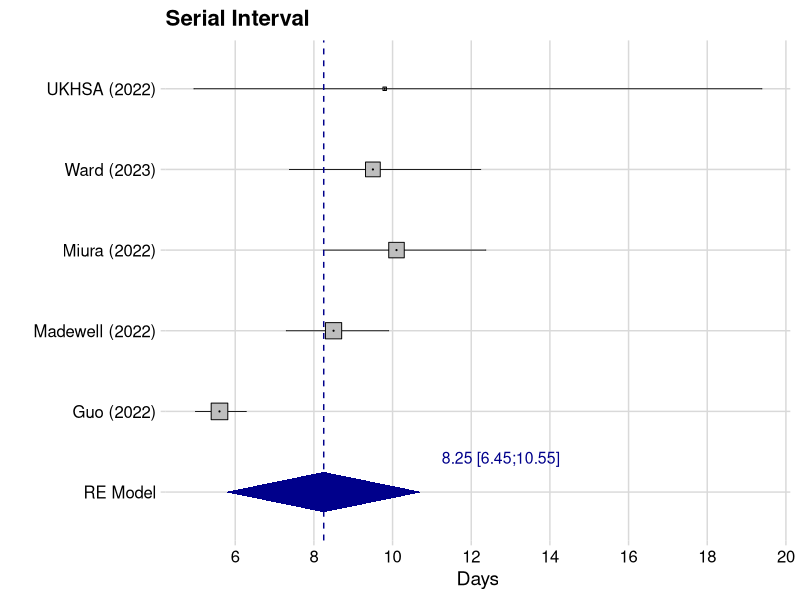

Write R code to recreate this figure.
# Load necessary libraries
rm(list = ls())
dev.off()

library(ggplot2)
library(dplyr)
library(readxl)
library(ggthemes)

# Data frame with studies and their respective data points
df <- read_excel("data/mpox_meta_results.xlsx")
df <- df %>% filter(Parameter == "Serial Interval",
                    !Study == "Heterogeneity")
df$Study[df$Study=="Random effects model"] <- "RE Model"
df_nomodel <- df %>% filter(!Study == "RE Model")
df$StudyLevels <- factor(df$Study,
                         levels = c("RE Model", df_nomodel$Study))
effect_model <- df %>% filter(Study == "RE Model")

# Function to create diamond shape
create_diamond <- function(center_x, center_y, width, height) {
  half_width <- width / 2
  half_height <- height / 2
  return(data.frame(
    x = c(center_x, center_x + half_width, center_x, center_x - half_width, center_x),
    y = c(center_y + half_height, center_y, center_y - half_height, center_y, center_y + half_height)
  ))
}

diamond_data <- create_diamond(center_x = 1, 
                               center_y = effect_model$Mean, 
                               width = 0.5, 
                               height = 5)

# Your existing ggplot code
p <- 
  ggplot(df, aes(x = StudyLevels, y = Mean)) +
  geom_errorbar(aes(ymin = LowerCI, ymax = UpperCI), width = 0.01, color = "black", size = 0.3) + # Confidence interval error bars
  geom_hline(yintercept = effect_model$Mean, linetype = "dashed", color = "darkblue") + # Vertical line at x = 1
  geom_point(aes(size = Weight), fill = "grey", pch = 22, colour = "black") + # Use color to differentiate points
  geom_point(colour = "black", size = 0.1) + # Use color to differentiate points
  # geom_errorbar(data = effect_model, aes(ymin = LowerCI, ymax = UpperCI), 
  #               width = 0, size = 2, color = "blue") + # Confidence interval error bars
  geom_polygon(data = diamond_data, aes(x = x, y = y), fill = "darkblue") + # Add the filled diamond shape
  geom_text(data = effect_model, 
            aes(label = "8.25 [6.45;10.55]"),
            hjust = 0, vjust = 1, nudge_x = 0.5, nudge_y = 3, 
            size = 4, colour = "darkblue") + # Label for the summary effect
  cowplot::theme_minimal_grid() +
  scale_y_continuous(breaks = seq(0, 20, by = 2)) +
  coord_flip() + # Flip coordinates for the forest plot
  # theme(legend.position = "none", # No legend required
  #       axis.text.x = element_text(angle = 0, hjust = 1), # Rotate x-axis text
  #       axis.title.x = element_blank(), # No axis title
  #       plot.title = element_text(hjust = 0.5)) + # Center the plot title
  labs(title = "Serial Interval", x = "", y = "Days") + # Title of the plot 
  theme(legend.position = c(0.8, 0.5), legend.key.size = unit(1, 'mm'), 
        legend.text = element_text(size=8), legend.title = element_text(size=8))  +
  theme(legend.position = "none")

p




